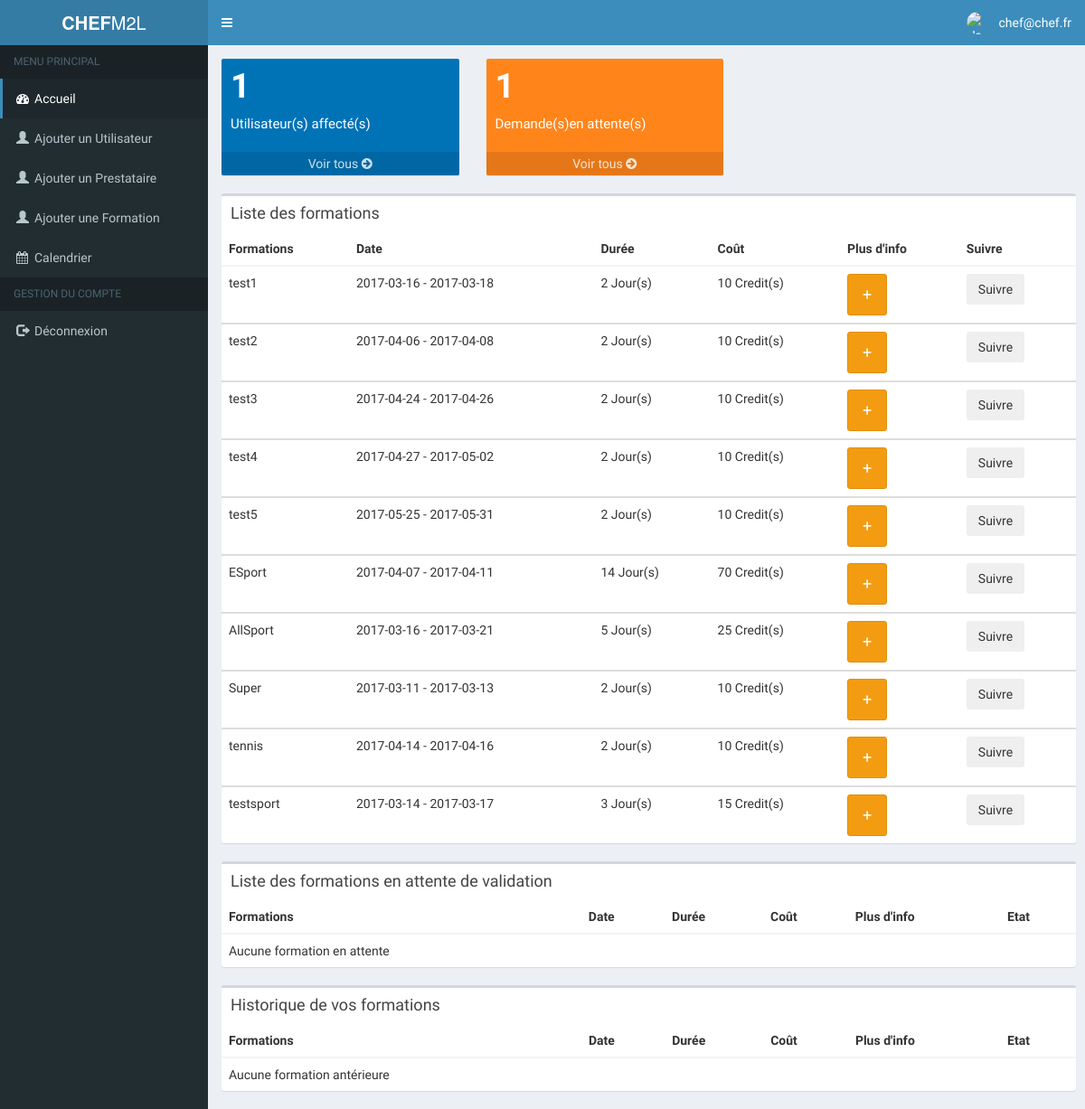
The page /M2L/chef (signed in) on the database its author committed.
### tables this page shows
CREATE TABLE `formation` (
  `id_f` int(11) NOT NULL,
  `libelle` varchar(25) DEFAULT NULL,
  `contenu` varchar(255) DEFAULT NULL,
  `date_d` date NOT NULL,
  `date_f` date NOT NULL,
  `NbJour` int(2) DEFAULT NULL,
  `credits` int(3) DEFAULT NULL,
  `id_p` int(11) DEFAULT NULL,
  `id_a` int(11) NOT NULL
);

### M2L/Models/chef.php (called while the page is built, shortened)
<?php
function getNbUser($id)
{
	global $bdd;
	$req = $bdd->prepare("SELECT count(*) as nb FROM salarie WHERE salarie.id_s_1=:id");
	$req->bindValue(':id',$id,PDO::PARAM_INT);
	$req->execute();
	while($data = $req ->fetch())
	{
		return $data['nb'];
	}
}
function getNbDmd($id)
{
	global $bdd;
	$req = $bdd->prepare("select count(*) as nb from suivre s, formation f,salarie sal where s.etat = 'En attente' and s.id_f = f.id_f and sal.id_s = s.id_s and sal.id_s_1 = :id");
	$req->bindValue(':id',$id,PDO::PARAM_INT);
	$req->execute();
	while($data = $req ->fetch())
	{
		return $data['nb'];
	}
}
?>

### M2L/Models/accueil.php (called while the page is built, shortened)
<?php
function getForm($id)
{
	global $bdd;
	$req = $bdd->prepare('SELECT * FROM formation f WHERE NOT EXISTS (SELECT * FROM suivre s WHERE f.id_f = s.id_f and s.id_s like :id)');
	$req->bindValue(':id',$id,PDO::PARAM_INT);
	$req->execute();
	while($data = $req->fetchAll())
	{
		return $data;
	}
}
?>

### M2L/Views/chef.php (the view, shortened to what this page needs)
<div class="container">
    <div class="row">
            <?= statsAdmin::stats("blue", "$nbUser", "Utilisateur(s) affecté(s)","person-add","user") ?>
            <?= statsAdmin::stats("orange", "$nbDmd", "Demande(s)en attente(s)","android-time","dmd") ?>
            <div class="col-md-10">
                <div class="box">
                    <div class="box-header">
                        <h3 class="box-title"> Liste des formations</h3>
                    </div>
                    <div class="box-body table-responsive no-padding">
                        <table class="table table-hover">
                            <thead>
                                      <tr>
                                        <th>Formations</th>
                                        <th>Date</th>
                                        <th>Durée</th>
                                        <th>Coût</th>
                                        <th>Plus d'info</th>
                                        <th>Suivre</th>
                                      </tr>
                                    </thead>
                            <?php
                            if (isset($Form)){
                               foreach ($Form as $key => $value)
                {
                            $Suivre = '<form method="post">
                                    <button type="submit" class="btn" name="Suivre" >
                                        <span>Suivre</span>
                                    </button>
                                    <input name="idForm" type="hidden" value="'.$value['id_f'].'" >
                                </form>';
                        echo('
                            <tbody>
                                <tr>
                                   <td>'.$value["libelle"].'</td>
                                   <td>'.$value['date_d'].' - '.$value['date_f'].'</td>
                                   <td>'.$value['NbJour'].' Jour(s)</td>
                                   <td>'.$value['credits'].' Credit(s)</td>
                                   <td>
                                    <button type="button" class="btn btn-warning btn-lg" data-toggle="modal" data-target="#'.$value['id_f'].'">+</button>
                                    <div class="modal fade" id='.$value['id_f'].' role="dialog">
                                        <div class="modal-dialog">
                                            <div class="modal-content">
                                                <div class="modal-header">
                                                    <button type="button" class="close" data-dismiss="modal">&times;</button>
                                                    <h4 class="modal-title">'.$value['libelle'].'</h4>
                                                </div>
                                                <div class="modal-body">
                                                    <h4 class="modalContent">Date : ' . $value['date_d'] . ' - ' . $value['date_f'] . '</h4>
                                                    <h4 class="modalContent">Durée : ' . $value['NbJour'] . ' Jour(s)</h4>
                                                    <h4 class="modalContent">Coût : '.$value['credits'].' Crédit(s)</h4>
                                                    <h4 class="modalContent">Adresse : todo</h4>
                                                    <h4 class="modalContent">Description: <h5>' . $value['contenu'] . '</h5></h4>
                                                </div>
                                            </div>
                                        </div>
                                    </div>
                                   </td>
                                    <td>'.$Suivre.'</td>
                                </tr>
                            </tbody>');
                }
                            }
                            else{
                                echo('<tbody><tr><td>Aucune formation</td></tr></tbody>');
                            }
                            ?>
                        </table>
                    </div>
                </div>
                                <div class="box">
                    <div class="box-header">
                        <h3 class="box-title"> Liste des formations en attente de validation</h3>
                    </div>
                    <div class="box-body table-responsive no-padding">
                        <table class="table table-hover">
                            <thead>
                                      <tr>
                                        <th>Formations</th>
                                        <th>Date</th>
                                        <th>Durée</th>
                                        <th>Coût</th>
                                        <th>Plus d'info</th>
                                        <th>Etat</th>
                                      </tr>
                                    </thead>
                            <?php
                            if (isset($FormAtt)){
                               foreach ($FormAtt as $key => $value)
                                {
                            echo('
                            <tbody>
                                <tr>
                                   <td>'.$value["libelle"].'</td>
                                   <td>'.$value['date_d'].' - '.$value['date_f'].'</td>
                                   <td>'.$value['NbJour'].' Jour(s)</td>
                                   <td>'.$value['credits'].' Credit(s)</td>
                                   <td>
                                    <button type="button" class="btn btn-warning btn-lg" data-toggle="modal" data-target="#'.$value['id_f'].'">+</button>
                                    <div class="modal fade" id='.$value['id_f'].' role="dialog">
                                        <div class="modal-dialog">
                                            <div class="modal-content">
                                                <div class="modal-header">
                                                    <button type="button" class="close" data-dismiss="modal">&times;</button>
                                                    <h4 class="modal-title">'.$value['libelle'].'</h4>
                                                </div>
                                                <div class="modal-body">
                                                    <h4 class="modalContent">Du : ' . $value['date_f'] . ' au :' . $value['date_f'] . '</h4>
                                                    <h4 class="modalContent">Durée : ' . $value['NbJour'] . ' Jour(s)</h4>
                                                    <h4 class="modalContent">Coût : '.$value['credits'].' Crédit(s)</h4>
                                                    <h4 class="modalContent">Adresse : <h5 class="modalContent">todo</h5></h4>
                                                    <h5 class="modalContent">Description: ' . $value['contenu'] . '</h5>
                                                </div>
                                            </div>
                                        </div>
                                    </div>
                                   </td>
                                    <td><span class="label label-warning">'.$value['etat'].' <i class="glyphicon glyphicon-time"></i></span></td>
                                </tr>
                            </tbody>');
                } }
                else{
                    echo('<tbody><tr><td>Aucune formation en attente</td></tr></tbody>');
                }
                            ?>
                        </table>
                    </div>
                </div>
            <div class="box">
                    <div class="box-header">
                        <h3 class="box-title">Historique de vos formations</h3>
                    </div>
                    <div class="box-body table-responsive no-padding">
                        <table class="table table-hover">
                            <thead>
                                      <tr>
                                        <th>Formations</th>
                                        <th>Date</th>
                                        <th>Durée</th>
                                        <th>Coût</th>
                                        <th>Plus d'info</th>
                                        <th>Etat</th>
                                      </tr>
                                    </thead>
                            <?php
                            if (isset($FormHisto)) {
                                foreach ($FormHisto as $key => $value) {
                                    if ($value['etat'] == "Validé") {
                                        $etat = '<span class="label label-success">' . $value['etat'] . ' <i class="glyphicon glyphicon-ok"></i></span>';
                                    } elseif ($value['etat'] == "Refusé") {
                                        $etat = '<span class="label label-danger">' . $value['etat'] . ' <i class="glyphicon glyphicon-remove"></i></span>';
                                    }
                                    echo('
                            <tbody>
                                <tr>
                                   <td>' . $value["libelle"] . '</td>
                                   <td>'.$value['date_d'].' - '.$value['date_f'].'</td>
                                   <td>'.$value['NbJour'].' Jour(s)</td>
                                   <td>'.$value['credits'].' Credit(s)</td>
                                   <td>
                                    <button type="button" class="btn btn-warning btn-lg" data-toggle="modal" data-target="#' . $value['id_f'] . '">+</button>
                                    <div class="modal fade" id=' . $value['id_f'] . ' role="dialog">
                                        <div class="modal-dialog">
                                            <div class="modal-content">
                                                <div class="modal-header">
                                                    <button type="button" class="close" data-dismiss="modal">&times;</button>
                                                    <h4 class="modal-title">' . $value['libelle'] . '</h4>
                                                </div>
                                                <div class="modal-body">
                                                    <h4 class="modalContent">Du : ' . $value['date_f'] . ' au :' . $value['date_f'] . '</h4>
                                                    <h4 class="modalContent">Durée : ' . $value['NbJour'] . ' Jour(s)</h4>
                                                    <h4 class="modalContent">Coût : '.$value['credits'].' Crédit(s)</h4>
                                                    <h4 class="modalContent">Adresse : <h5 class="modalContent">todo</h5></h4>
                                                    <h5 class="modalContent">Description: ' . $value['contenu'] . '</h5>
                                                </div>
                                            </div>
                                        </div>
                                    </div>
                                   </td>
                                    <td>' . $etat . '</td>
                                </tr>
                            </tbody>');
                                }
                            }
                            else{
                                echo('<tbody><tr><td>Aucune formation antérieure</td></tr></tbody>');
                            }
                ?>
                        </table>
                    </div>
                </div>
            </div>
</div>

### rows shown on the page
formation: libelle "test1", date_d "2017-03-16", date_f "2017-03-18", NbJour "2", credits "10"
formation: libelle "test2", date_d "2017-04-06", date_f "2017-04-08", NbJour "2", credits "10"
formation: libelle "test3", date_d "2017-04-24", date_f "2017-04-26", NbJour "2", credits "10"
formation: libelle "test4", date_d "2017-04-27", date_f "2017-05-02", NbJour "2", credits "10"
formation: libelle "test5", date_d "2017-05-25", date_f "2017-05-31", NbJour "2", credits "10"
formation: libelle "ESport", date_d "2017-04-07", date_f "2017-04-11", NbJour "14", credits "70"
formation: libelle "AllSport", date_d "2017-03-16", date_f "2017-03-21", NbJour "5", credits "25"
formation: libelle "Super", date_d "2017-03-11", date_f "2017-03-13", NbJour "2", credits "10"
formation: libelle "tennis", date_d "2017-04-14", date_f "2017-04-16", NbJour "2", credits "10"
formation: libelle "testsport", date_d "2017-03-14", date_f "2017-03-17", NbJour "3", credits "15"

### other values the page prints
$_SESSION['auth']['mail'] "chef@chef.fr"
$nb "1 1"
$title "Utilisateur(s) affecté(s) Demande(s)en attente(s)"
